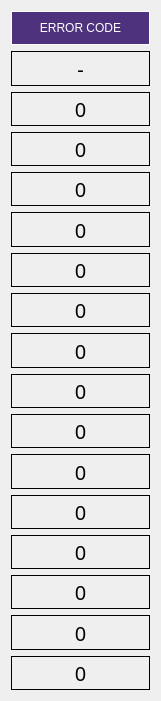
    <widget class="QWidget" name="verticalLayoutWidget_7">
     <property name="geometry">
      <rect>
       <x>1420</x>
       <y>250</y>
       <width>161</width>
       <height>701</height>
      </rect>
     </property>
     <layout class="QVBoxLayout" name="verticalLayout_7">
      <item>
       <widget class="QLabel" name="label_9">
        <property name="styleSheet">
         <string notr="true">font: 75 16pt &quot;Bahnschrift&quot;;
background-color: rgb(78, 50, 126);
color:rgb(255,255,255);</string>
        </property>
        <property name="frameShape">
         <enum>QFrame::Panel</enum>
        </property>
        <property name="text">
         <string>ERROR CODE</string>
        </property>
        <property name="alignment">
         <set>Qt::AlignCenter</set>
        </property>
       </widget>
      </item>
      <item>
       <widget class="QLabel" name="label_errorcode_17">
        <property name="font">
         <font>
          <family>Bahnschrift</family>
          <pointsize>15</pointsize>
         </font>
        </property>
        <property name="frameShape">
         <enum>QFrame::Panel</enum>
        </property>
        <property name="text">
         <string>-</string>
        </property>
        <property name="alignment">
         <set>Qt::AlignCenter</set>
        </property>
       </widget>
      </item>
      <item>
       <widget class="QLabel" name="label_errorcode_18">
        <property name="font">
         <font>
          <family>Bahnschrift</family>
          <pointsize>15</pointsize>
         </font>
        </property>
        <property name="frameShape">
         <enum>QFrame::Panel</enum>
        </property>
        <property name="text">
         <string>0</string>
        </property>
        <property name="alignment">
         <set>Qt::AlignCenter</set>
        </property>
       </widget>
      </item>
      <item>
       <widget class="QLabel" name="label_errorcode_19">
        <property name="font">
         <font>
          <family>Bahnschrift</family>
          <pointsize>15</pointsize>
         </font>
        </property>
        <property name="frameShape">
         <enum>QFrame::Panel</enum>
        </property>
        <property name="text">
         <string>0</string>
        </property>
        <property name="alignment">
         <set>Qt::AlignCenter</set>
        </property>
       </widget>
      </item>
      <item>
       <widget class="QLabel" name="label_errorcode_20">
        <property name="font">
         <font>
          <family>Bahnschrift</family>
          <pointsize>15</pointsize>
         </font>
        </property>
        <property name="frameShape">
         <enum>QFrame::Panel</enum>
        </property>
        <property name="text">
         <string>0</string>
        </property>
        <property name="alignment">
         <set>Qt::AlignCenter</set>
        </property>
       </widget>
      </item>
      <item>
       <widget class="QLabel" name="label_errorcode_21">
        <property name="font">
         <font>
          <family>Bahnschrift</family>
          <pointsize>15</pointsize>
         </font>
        </property>
        <property name="frameShape">
         <enum>QFrame::Panel</enum>
        </property>
        <property name="text">
         <string>0</string>
        </property>
        <property name="alignment">
         <set>Qt::AlignCenter</set>
        </property>
       </widget>
      </item>
      <item>
       <widget class="QLabel" name="label_errorcode_22">
        <property name="font">
         <font>
          <family>Bahnschrift</family>
          <pointsize>15</pointsize>
         </font>
        </property>
        <property name="frameShape">
         <enum>QFrame::Panel</enum>
        </property>
        <property name="text">
         <string>0</string>
        </property>
        <property name="alignment">
         <set>Qt::AlignCenter</set>
        </property>
       </widget>
      </item>
      <item>
       <widget class="QLabel" name="label_errorcode_23">
        <property name="font">
         <font>
          <family>Bahnschrift</family>
          <pointsize>15</pointsize>
         </font>
        </property>
        <property name="frameShape">
         <enum>QFrame::Panel</enum>
        </property>
        <property name="text">
         <string>0</string>
        </property>
        <property name="alignment">
         <set>Qt::AlignCenter</set>
        </property>
       </widget>
      </item>
      <item>
       <widget class="QLabel" name="label_errorcode_24">
        <property name="font">
         <font>
          <family>Bahnschrift</family>
          <pointsize>15</pointsize>
         </font>
        </property>
        <property name="frameShape">
         <enum>QFrame::Panel</enum>
        </property>
        <property name="text">
         <string>0</string>
        </property>
        <property name="alignment">
         <set>Qt::AlignCenter</set>
        </property>
       </widget>
      </item>
      <item>
       <widget class="QLabel" name="label_errorcode_25">
        <property name="font">
         <font>
          <family>Bahnschrift</family>
          <pointsize>15</pointsize>
         </font>
        </property>
        <property name="frameShape">
         <enum>QFrame::Panel</enum>
        </property>
        <property name="text">
         <string>0</string>
        </property>
        <property name="alignment">
         <set>Qt::AlignCenter</set>
        </property>
       </widget>
      </item>
      <item>
       <widget class="QLabel" name="label_errorcode_26">
        <property name="font">
         <font>
          <family>Bahnschrift</family>
          <pointsize>15</pointsize>
         </font>
        </property>
        <property name="frameShape">
         <enum>QFrame::Panel</enum>
        </property>
        <property name="text">
         <string>0</string>
        </property>
        <property name="alignment">
         <set>Qt::AlignCenter</set>
        </property>
       </widget>
      </item>
      <item>
       <widget class="QLabel" name="label_errorcode_27">
        <property name="font">
         <font>
          <family>Bahnschrift</family>
          <pointsize>15</pointsize>
         </font>
        </property>
        <property name="frameShape">
         <enum>QFrame::Panel</enum>
        </property>
        <property name="text">
         <string>0</string>
        </property>
        <property name="alignment">
         <set>Qt::AlignCenter</set>
        </property>
       </widget>
      </item>
      <item>
       <widget class="QLabel" name="label_errorcode_28">
        <property name="font">
         <font>
          <family>Bahnschrift</family>
          <pointsize>15</pointsize>
         </font>
        </property>
        <property name="frameShape">
         <enum>QFrame::Panel</enum>
        </property>
        <property name="text">
         <string>0</string>
        </property>
        <property name="alignment">
         <set>Qt::AlignCenter</set>
        </property>
       </widget>
      </item>
      <item>
       <widget class="QLabel" name="label_errorcode_29">
        <property name="font">
         <font>
          <family>Bahnschrift</family>
          <pointsize>15</pointsize>
         </font>
        </property>
        <property name="frameShape">
         <enum>QFrame::Panel</enum>
        </property>
        <property name="text">
         <string>0</string>
        </property>
        <property name="alignment">
         <set>Qt::AlignCenter</set>
        </property>
       </widget>
      </item>
      <item>
       <widget class="QLabel" name="label_errorcode_30">
        <property name="font">
         <font>
          <family>Bahnschrift</family>
          <pointsize>15</pointsize>
         </font>
        </property>
        <property name="frameShape">
         <enum>QFrame::Panel</enum>
        </property>
        <property name="text">
         <string>0</string>
        </property>
        <property name="alignment">
         <set>Qt::AlignCenter</set>
        </property>
       </widget>
      </item>
      <item>
       <widget class="QLabel" name="label_errorcode_31">
        <property name="font">
         <font>
          <family>Bahnschrift</family>
          <pointsize>15</pointsize>
         </font>
        </property>
        <property name="frameShape">
         <enum>QFrame::Panel</enum>
        </property>
        <property name="text">
         <string>0</string>
        </property>
        <property name="alignment">
         <set>Qt::AlignCenter</set>
        </property>
       </widget>
      </item>
      <item>
       <widget class="QLabel" name="label_errorcode_32">
        <property name="font">
         <font>
          <family>Bahnschrift</family>
          <pointsize>15</pointsize>
         </font>
        </property>
        <property name="frameShape">
         <enum>QFrame::Panel</enum>
        </property>
        <property name="text">
         <string>0</string>
        </property>
        <property name="alignment">
         <set>Qt::AlignCenter</set>
        </property>
       </widget>
      </item>
     </layout>
    </widget>
